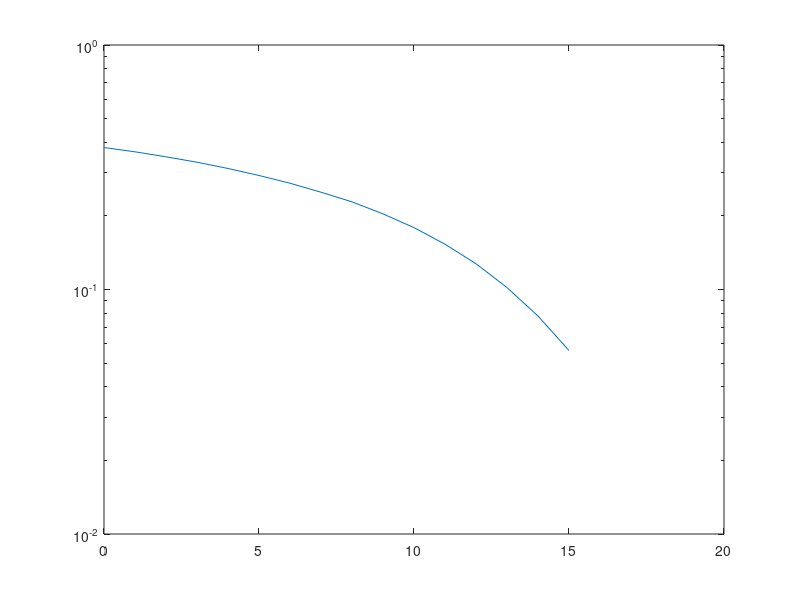

MATLAB code for this plot:
clear all;
close all;
clc;

%% 
% estamos calculando ser e nao ber (symbol error rate)
M = 16;
info = randint(1, 1000000, M);
info_mod = pskmod(info, M);

for SNR = 0:15
    info_rx = awgn(info_mod, SNR);
    info_hat = pskdemod(info_rx, M);
    [num(SNR+1), taxa(SNR+1)] = biterr(info, info_hat);
end

semilogy([0:15], taxa)
hold on

% figure(2)
% scatterplot(info_rx)
